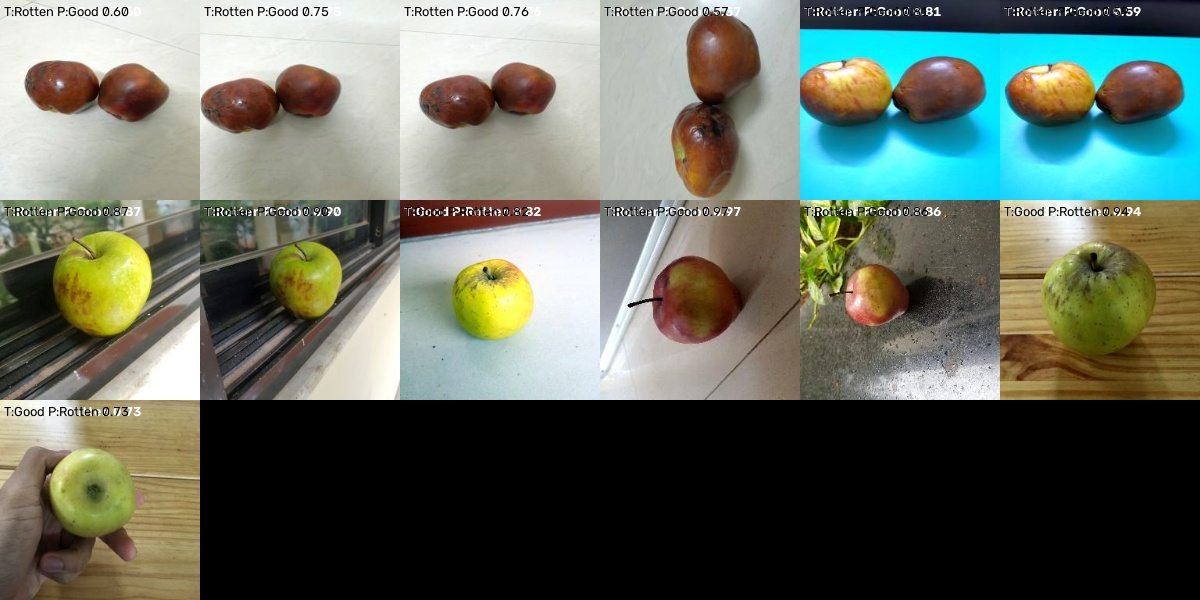
#> input picture reports/agrisort_good_rotten_v1/test_evaluation/misclassified.jpg, 1200 x 600 px
$ python -i image_utils.py   (imports and definitions only)   (older library calls are emulated)
#> lines starting #> are read from the running program, lines starting #| are printed output that depends on the picture
#> further down, picture is the input picture: shape (600, 1200, 3); mean B, G, R 95.1, 107.2, 99.5
"""OpenCV image helpers.

These functions compute REAL, measurable properties of an uploaded image.
They do not classify quality - that is the job of the ML model (not yet trained).
"""

from __future__ import annotations

import cv2
import numpy as np


def decode_image(file_bytes: bytes) -> np.ndarray:
    """Turn uploaded file bytes into an OpenCV image (BGR channel order).

    Raises ValueError if the bytes are not a readable image.
    """
    buffer = np.frombuffer(file_bytes, dtype=np.uint8)
    image = cv2.imdecode(buffer, cv2.IMREAD_COLOR)
    if image is None:
        raise ValueError("The file could not be read as an image.")
    return image


def bgr_to_rgb(image: np.ndarray) -> np.ndarray:
    """OpenCV uses BGR order; browsers and Streamlit expect RGB."""
    return cv2.cvtColor(image, cv2.COLOR_BGR2RGB)


def compute_image_stats(image: np.ndarray) -> dict:
    """Measure basic image-quality properties.

    - brightness: mean grey level (0 = black, 255 = white)
    - contrast:   standard deviation of grey levels
    - sharpness:  variance of the Laplacian; low values suggest a blurry photo
    """
    height, width = image.shape[:2]
    grey = cv2.cvtColor(image, cv2.COLOR_BGR2GRAY)
    return {
        "width": int(width),
        "height": int(height),
        "brightness": round(float(grey.mean()), 2),
        "contrast": round(float(grey.std()), 2),
        "sharpness": round(float(cv2.Laplacian(grey, cv2.CV_64F).var()), 2),
    }


def channel_means(image: np.ndarray) -> dict:
    """Average Red, Green and Blue intensity (0-255)."""
    b, g, r = (float(c) for c in cv2.mean(image)[:3])
    return {"Red": round(r, 1), "Green": round(g, 1), "Blue": round(b, 1)}


def edge_map(image: np.ndarray) -> np.ndarray:
    """Canny edge detection - highlights outlines, cuts and texture changes."""
    grey = cv2.cvtColor(image, cv2.COLOR_BGR2GRAY)
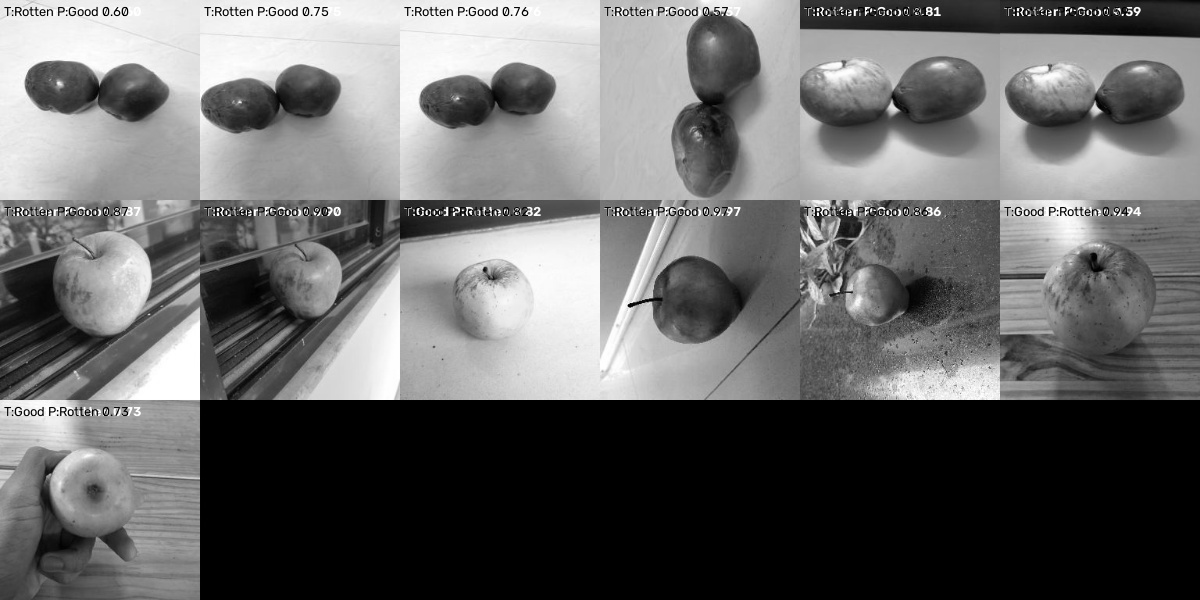
#> grey: shape (600, 1200); min 0, max 255, mean 103.5
    blurred = cv2.GaussianBlur(grey, (5, 5), 0)
    return cv2.Canny(blurred, 50, 150)
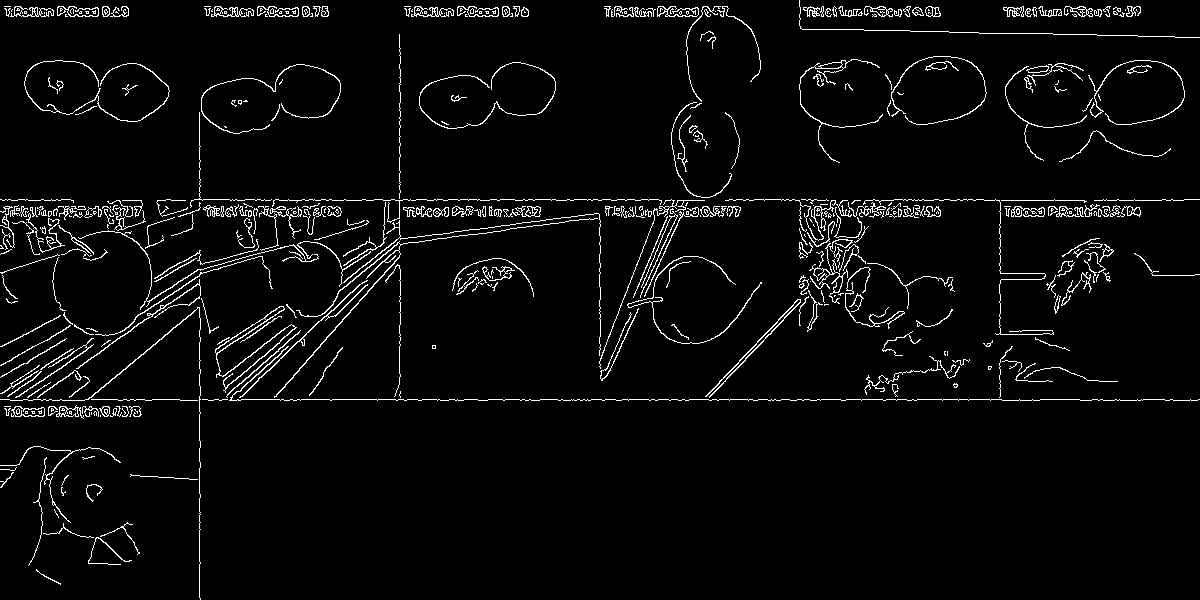
#> returned value: shape (600, 1200); 3.9% white in thin lines or dots


def resize_for_display(image: np.ndarray, max_side: int = 1024) -> np.ndarray:
    """Shrink very large images so the page stays fast."""
    h, w = image.shape[:2]
    scale = max_side / max(h, w)
    if scale >= 1:
        return image
    return cv2.resize(image, (int(w * scale), int(h * scale)), interpolation=cv2.INTER_AREA)

>>> import cv2
>>> picture = cv2.imread('../../reports/agrisort_good_rotten_v1/test_evaluation/misclassified.jpg')
>>> result = edge_map(picture)
